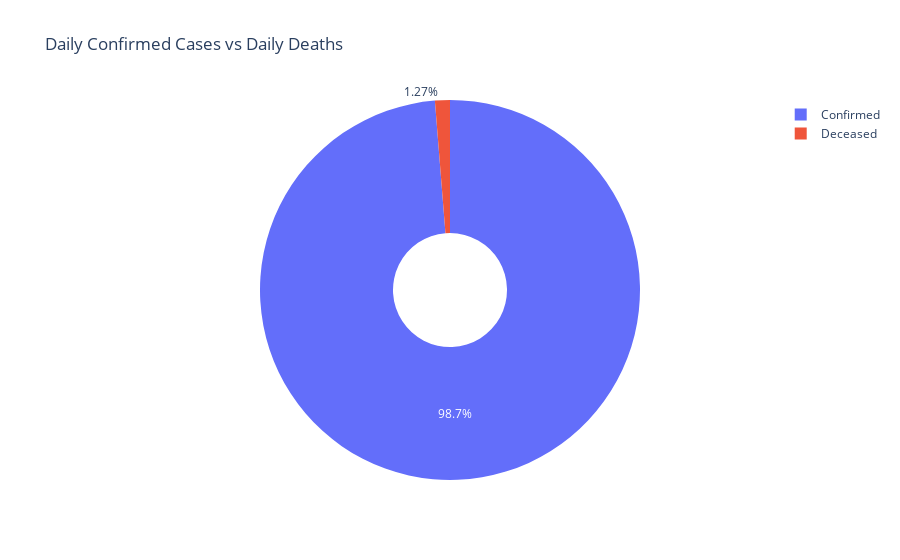

The cell this chart's notebook holds for it:
### Code cell
cases = data["Daily Confirmed"].sum()
deceased = data["Daily Deceased"].sum()

labels = ["Confirmed", "Deceased"]
values = [cases, deceased]

fig = px.pie(data, values=values, 
             names=labels, 
             title='Daily Confirmed Cases vs Daily Deaths', hole=0.3)
fig.show()

### Figure 1 — Plotly figure (JSON) as saved in the notebook; plotly's stock layout.template omitted (floating-point values rounded to 4 significant figures)
{"data": [{"domain": {"x": [0, 1], "y": [0, 1]}, "hole": 0.3, "hovertemplate": "label=%{label}<br>value=%{value}<extra></extra>", "labels": ["Confirmed", "Deceased"], "legendgroup": "", "name": "", "showlegend": true, "type": "pie", "values": [37899299, 486649]}], "layout": {"autosize": true, "legend": {"tracegroupgap": 0}, "title": {"text": "Daily Confirmed Cases vs Daily Deaths"}}}
